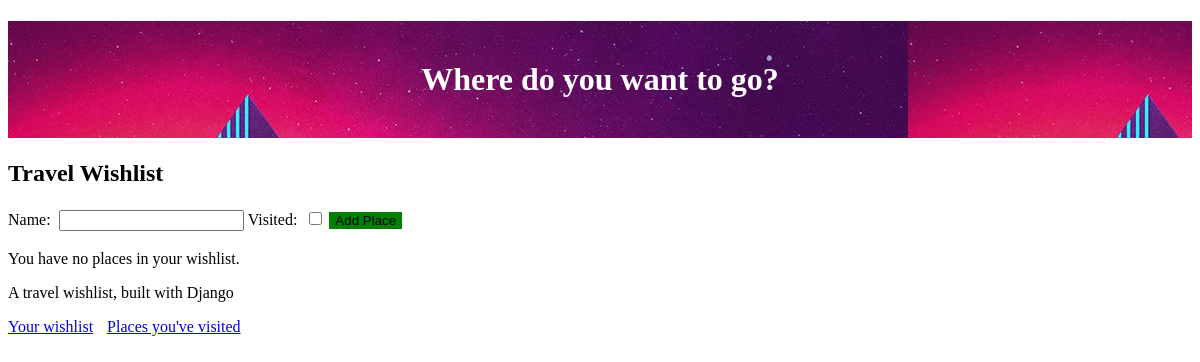
Page / (signed in) on the earlier database version.
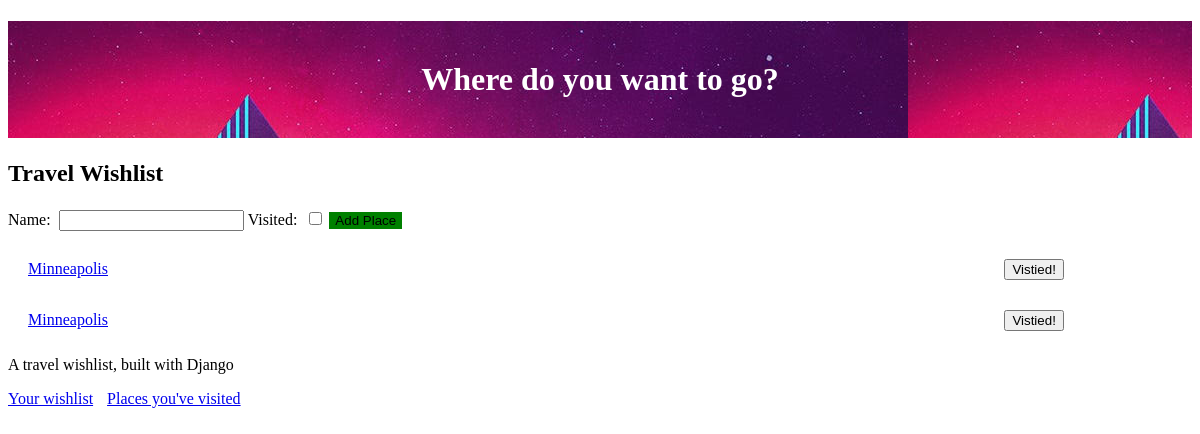
Same page on the later database version.
### travel_wishlist/models.py (models this page shows, shortened)
class Place(models.Model):
    user = models.ForeignKey('auth.User', null=False, on_delete=models.CASCADE)
    name = models.CharField(max_length=200)
    visited = models.BooleanField(default=False)
    notes = models.TextField(blank=True, null=True)
    date_visited = models.DateField(blank=True, null=True)
    photo = models.ImageField(upload_to='user_images/', blank=True, null=True)

### travel_wishlist/views.py (the view, shortened to what this page needs)
# urls.py: path('', views.place_list, name='place_list'), # Wishlist
@login_required
def place_list(request):
    places = Place.objects.filter(user=request.user).filter(visited=False).order_by('name')
    new_place_form = NewPlaceForm() # Used to create HTML
    return render(request, 'travel_wishlist/wishlist.html', {'places': places, 'new_place_form': new_place_form})

### travel_wishlist/forms.py
class NewPlaceForm(forms.ModelForm):
    class Meta:
        model = Place
        fields = ('name', 'visited')

### travel_wishlist/templates/travel_wishlist/wishlist.html (shortened to what this page needs)
{% extends 'travel_wishlist/base.html' %}
{% block content %}
<h2>Travel Wishlist</h2>
<form method="POST" action="{% url 'place_list' %}">
    {{new_place_form}}
    <button id="add-new-place" type="submit">Add Place</button>
</form>
{% for place in places %}
<div class="wishlist-place">
    <span id="place-name{{ place.pk }}"class="place-name">
        <a href="{% url 'place_details' place.pk %}">{{ place.name }}</a>
    </span>
    <form class="visited-form" method="POST" action="{% url 'place_was_visited' place.pk %}">
        <button id="visited-button-{{ place.pk }}" type="submit">Vistied!</button>
    </form>
</div>
{% empty %}
<p>You have no places in your wishlist.</p>
{% endfor %}
{% endblock %}

Differences in the rows shown:
added Place: name "Minneapolis"
added Place: name "Minneapolis"
Other differences:
text no longer shown: "You have no places in your wishlist."
